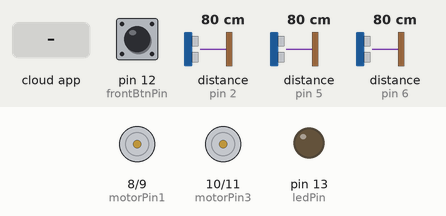
Bench run of a sketch on a simulated Arduino Mega 2560, built with avr-gcc and run on an emulated ATmega2560. On the bench: motor-driver pin pairs drawn as motors (green arrow = first pin HIGH = forward, orange = second pin HIGH = backward, longer = more drive), output pins drawn as LEDs (lit = HIGH). The test bench sets the inputs (shaded band); at power-on: pin 12 (frontBtnPin) LOW, distance to the obstacle (sensors on pin 2, pin 5, pin 6) 80 cm. The echo pulse lasts 58.3 µs per cm; the ROS host is connected and sends only what is stated.

Above: at 1.2 s.
1.3 s: pin 12 (frontBtnPin) pulled HIGH for 0.15 s
At 1.42 s:
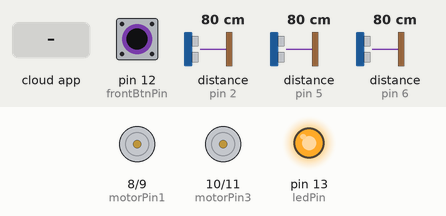
3.0 s: the phone or cloud app sets linear.x to -100
At 3.8 s:
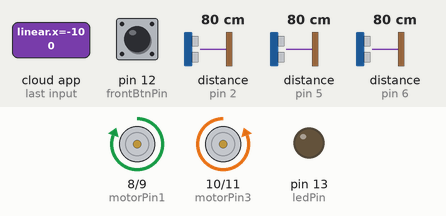
4.5 s: the phone or cloud app sets angular.z to -100
At 4.9 s:
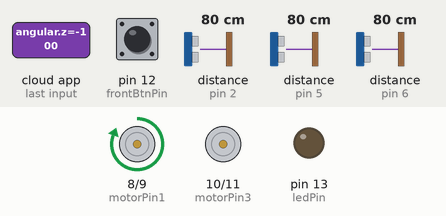
6.0 s: the phone or cloud app sets linear.x to 100
At 7.2 s:
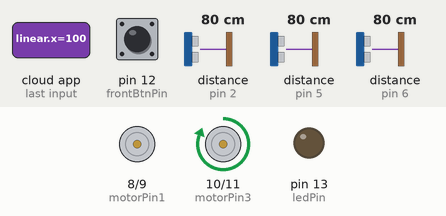
7.5 s: the phone or cloud app sets angular.z to 0
At 8.4 s:
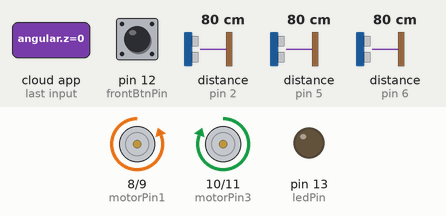
9.0 s: pin 12 (frontBtnPin) pulled HIGH for 1 s
At 9.8 s:
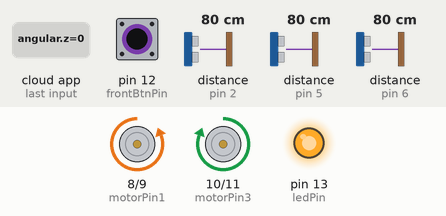
Timing chart, 0 to 12.0 s (numbered marks = the images above; inputs shaded):
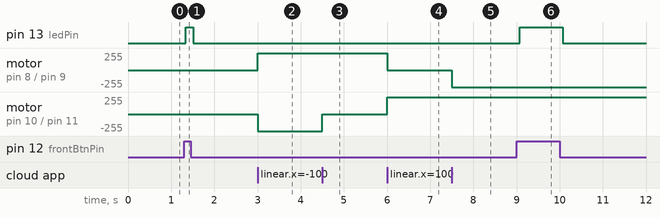

Measured:
- after the input at 1.3 s, pin 13 (ledPin): LOW → HIGH at once, → LOW 0.18 s later
- after the input at 3.0 s, motor on pin 8 (motorPin1) / pin 9 (motorPin2): stopped → forward 255/255 at once; motor on pin 10 (motorPin3) / pin 11 (motorPin4): stopped → backward 255/255 at once
- after the input at 4.5 s, motor on pin 10 (motorPin3) / pin 11 (motorPin4): backward 255/255 → stopped at once
- after the input at 6.0 s, motor on pin 8 (motorPin1) / pin 9 (motorPin2): forward 255/255 → stopped at once; motor on pin 10 (motorPin3) / pin 11 (motorPin4): stopped → forward 255/255 at once
- after the input at 7.5 s, motor on pin 8 (motorPin1) / pin 9 (motorPin2): stopped → backward 255/255 at once
- after the input at 9.0 s, pin 13 (ledPin): LOW → HIGH after 0.08 s, → LOW 0.99 s later

The sketch:

sketch.ino
```cpp
#include <NewPing.h>
#include <ros.h>
#include <sensor_msgs/Range.h>
#include <geometry_msgs/Twist.h>

//HC-SR04 specification
#define SONAR_NUM     3 // Number of sensors.
#define LEFT_TRIGGER_PIN  3  // Arduino pin tied to trigger pin on the ultrasonic sensor.
#define LEFT_ECHO_PIN     2  // Arduino pin tied to echo pin on the ultrasonic sensor.
#define CENTER_TRIGGER_PIN  7  // Arduino pin tied to trigger pin on the ultrasonic sensor.
#define CENTER_ECHO_PIN     6  // Arduino pin tied to echo pin on the ultrasonic sensor.
#define RIGHT_TRIGGER_PIN  4  // Arduino pin tied to trigger pin on the ultrasonic sensor.
#define RIGHT_ECHO_PIN     5  // Arduino pin tied to echo pin on the ultrasonic sensor.
#define MIN_DISTANCE 10 // Minimum distance we want to ping for (in centimeters).
#define MAX_DISTANCE 150 // Maximum distance we want to ping for (in centimeters). Maximum sensor distance is rated at 400-500cm.
#define PING_INTERVAL 30 // Milliseconds between sensor pings (29ms is about the min to avoid cross-sensor echo).
#define SAMPLING_SIZE 3 // Sampling of ping size. The objective is to reduce noise.

//BUTTON SWITCH
const int frontBtnPin = 12;  // the number of the pushbutton pin
const int ledPin =  13;      // the number of the LED pin
int buttonState = 0;         // variable for reading the pushbutton status

//L298N
//Motor A
const int motorPin1  = 8;
const int motorPin2  = 9;
//Motor B
const int motorPin3  = 10;
const int motorPin4  = 11;

// variable to store the actual bytes read from the receive buffer
byte readLen = 0;

unsigned long pingTimer[SONAR_NUM]; // Holds the times when the next ping should happen for each sensor.
unsigned int cm[SONAR_NUM];         // Last ping distances.
unsigned int sampling[SONAR_NUM][SAMPLING_SIZE];   // Sampling of ping distances.
uint8_t currentSensor = 0;          // Keeps track of which sensor is active.

const char* sonarName[SONAR_NUM] = {"left", "right", "center"};
NewPing sonar[SONAR_NUM] = {     // Sensor object array.
  NewPing(LEFT_TRIGGER_PIN, LEFT_ECHO_PIN, MAX_DISTANCE), // Each sensor's trigger pin, echo pin, and max distance to ping.
  NewPing(RIGHT_TRIGGER_PIN, RIGHT_ECHO_PIN, MAX_DISTANCE),
  NewPing(CENTER_TRIGGER_PIN, CENTER_ECHO_PIN, MAX_DISTANCE)
};


/********************************************************************/
/*  ROS Setup                                                       */
/********************************************************************/
ros::NodeHandle nh;


/********************************************************************/
/*  ROS Subscriber to car commands                                  */
/********************************************************************/
void setMotor(int pin1, int pin2, int pin3, int pin4) {
  analogWrite(motorPin1, pin1);
  analogWrite(motorPin2, pin2);
  analogWrite(motorPin3, pin3);
  analogWrite(motorPin4, pin4);
}
void motorCallback(const geometry_msgs::Twist& msg){
  if ( msg.angular.z == 0 && msg.linear.x == 0 ) {
    setMotor(0, 0, 0, 0);
  } else {
    int currentLinear = (int) (255 * abs(msg.linear.x));
    int currentAngular = currentLinear - (int) (currentLinear * abs(msg.angular.z));
    if ( msg.linear.x > 0.0) {
      if (msg.angular.z < 0.0) {
        setMotor(0, currentAngular, currentLinear, 0);
      } else {
        setMotor(0, currentLinear, currentAngular, 0);
      }
    } else {
      if (msg.angular.z < 0.0) {
        setMotor(currentLinear, 0, 0, currentAngular);
      } else {
        setMotor(currentAngular, 0, 0, currentLinear);
      }
    }
  }
}
ros::Subscriber<geometry_msgs::Twist> carCmdVel("car_command/cmd_vel", motorCallback);

/********************************************************************/
/*  ROS Publisher for car sensors                                   */
/********************************************************************/
sensor_msgs::Range range_msg;
ros::Publisher frontRange("car_sensor/front_range", &range_msg);

int shockDetect() {
  // read the state of the pushbutton value:
  buttonState = digitalRead(frontBtnPin);

  // check if the pushbutton is pressed.
  // if it is, the buttonState is HIGH:
  if (buttonState == HIGH) {
    // turn LED on:
    digitalWrite(ledPin, HIGH);
    return 1;
  } else {
    // turn LED off:
    digitalWrite(ledPin, LOW);
    return 0;
  }
}
void echoCheck() { // If ping received, set the sensor distance to array.
  if (sonar[currentSensor].check_timer())
    cm[currentSensor] = sonar[currentSensor].ping_result / US_ROUNDTRIP_CM;
}
void sonarLoop() {
  for (uint8_t i = 0; i < SONAR_NUM; i++) { // Loop through all the sensors.
    if (millis() >= pingTimer[i]) {         // Is it this sensor's time to ping?
      pingTimer[i] += PING_INTERVAL * SONAR_NUM;  // Set next time this sensor will be pinged.
      if (i == 0 && currentSensor == SONAR_NUM - 1) publishSonarValues(); // Sensor ping cycle complete, do something with the results.
      sonar[currentSensor].timer_stop();          // Make sure previous timer is canceled before starting a new ping (insurance).
      currentSensor = i;                          // Sensor being accessed.
      cm[currentSensor] = MAX_DISTANCE;           // Make distance to maximum. We consider that in this case the maximum distance is reached.
      sonar[currentSensor].ping_timer(echoCheck); // Do the ping (processing continues, interrupt will call echoCheck to look for echo).
    }
  }
}
void publishSonarValues() {
    unsigned int range;
    // Sensor ping cycle complete, do something with the results.
    for (uint8_t i = 0; i < SONAR_NUM; i++) {
        sampling[i][SAMPLING_SIZE-1] = cm[i];
        range = cm[i];
        for (uint8_t j = 0; j < SAMPLING_SIZE-1; j++) {
            sampling[i][j] = sampling[i][j+1];
            range += sampling[i][j];
        }
        shockDetect();
        range_msg.header.stamp = nh.now();
        range_msg.header.frame_id = sonarName[i];
        range_msg.range = range/SAMPLING_SIZE;
        frontRange.publish(&range_msg);
    }
}
/********************************************************************/
/*  ROS Setup                                                       */
/********************************************************************/


/********************************************************************/
/*  Arduino Setup function                                          */
/********************************************************************/
void setup() {
  // Initialize sonars
  pingTimer[0] = millis() + 75;           // First ping starts at 75ms, gives time for the Arduino to chill before starting.
  for (uint8_t i = 1; i < SONAR_NUM; i++) // Set the starting time for each sensor.
    pingTimer[i] = pingTimer[i - 1] + PING_INTERVAL;

  for (uint8_t i = 0; i < SONAR_NUM; i++) {
      for (uint8_t j = 0; j < SAMPLING_SIZE; j++) {
          sampling[i][j] = MAX_DISTANCE;
      }
  }
  // Initialize motor pins
  pinMode(motorPin1, OUTPUT);
  pinMode(motorPin2, OUTPUT);
  pinMode(motorPin3, OUTPUT);
  pinMode(motorPin4, OUTPUT);
  // Initialize switch button
  pinMode(frontBtnPin, INPUT);
  pinMode(ledPin, OUTPUT);

  nh.initNode();
  nh.advertise(frontRange);
  nh.subscribe(carCmdVel);
  range_msg.radiation_type = sensor_msgs::Range::ULTRASOUND;
  range_msg.field_of_view = 0.1;
  range_msg.min_range = MIN_DISTANCE;
  range_msg.max_range = MAX_DISTANCE;
}

/********************************************************************/
/* Arduino loop function                                            */
/********************************************************************/
void loop() {
    sonarLoop();
    nh.spinOnce();
}
```
